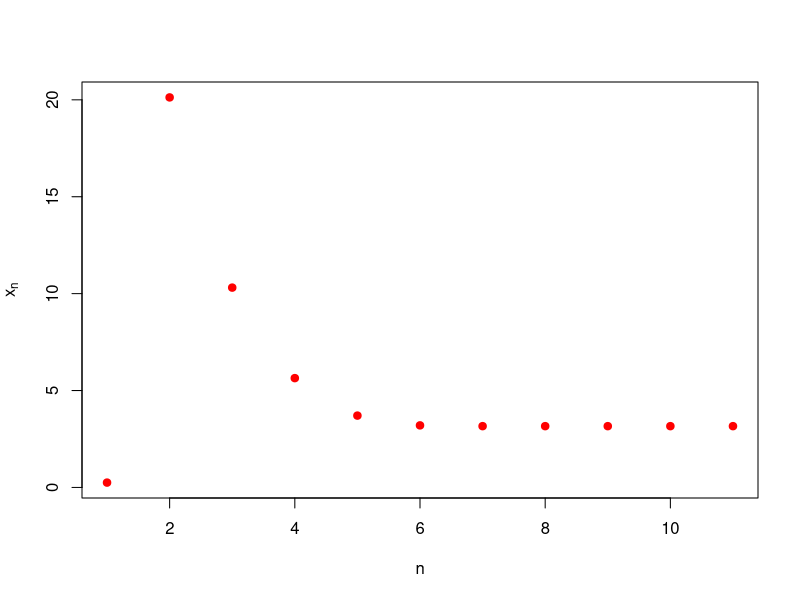

Reproduce this figure in R.
## ---- chunk 1
knitr::opts_chunk$set(echo = TRUE)
#reticulate::use_python("/Users/juangabriel/anaconda3/bin/python")
#reticulate::py_install("sympy")
## ---- chunk 2
c=0.25
a=10
x=c
n=10
for (i in 1:n){
  k=length(x)
  aux=x[k]
  x=c(x,0.5*(aux+a/aux))
}
plot(x,pch=19,col="red",xlab="n",ylab=expression(x[n]))
